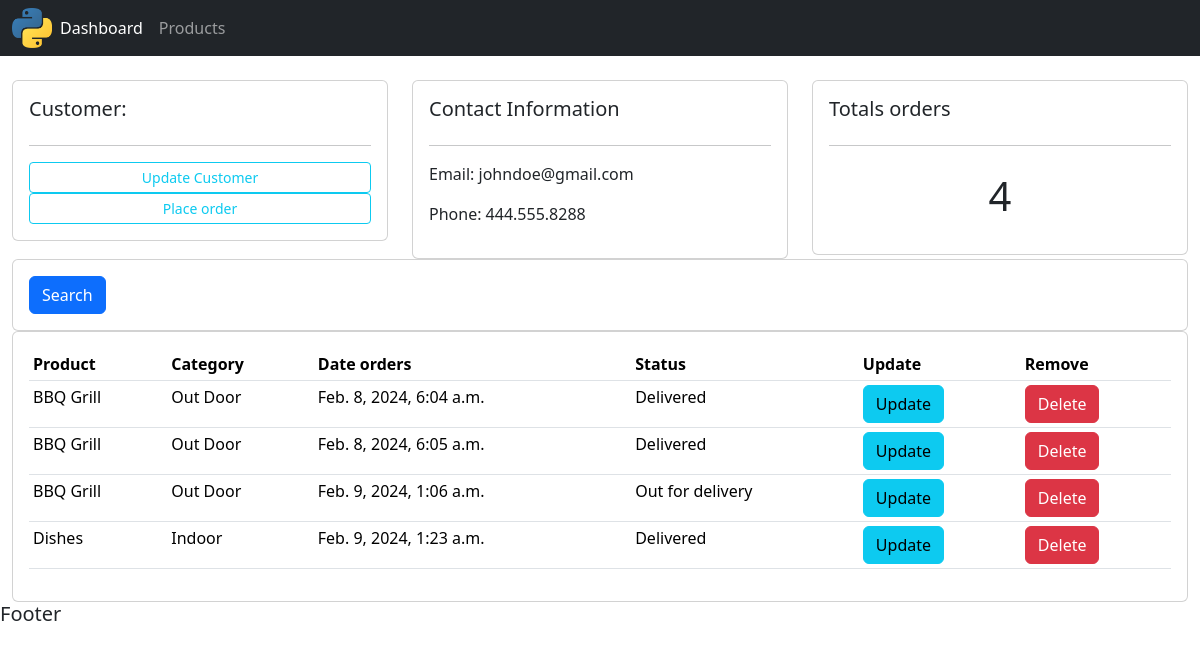
The app's page /customer/1/ with its own data.
### accounts/models.py (models this page shows, shortened)
class Customer(models.Model):
    name = models.CharField(max_length=200, null=True)
    phone = models.CharField(max_length=200, null=True)
    email = models.CharField(max_length=200, null=True)
    date_created = models.DateTimeField(auto_now_add=True, null=True)

class Order(models.Model):
    STATUS = (
        ('Pending', 'Pending'),
        ('Out for delivery', 'Out for delivery'),
        ('Delivered', 'Delivered'),
    )
    customer = models.ForeignKey(Customer, null=True, on_delete= models.SET_NULL)
    product = models.ForeignKey(Product, null=True, on_delete= models.SET_NULL)
    date_created = models.DateTimeField(auto_now_add=True, null=True)
    status = models.CharField(max_length=200, null=True, choices=STATUS)

class Product(models.Model):
    CATEGORY = (
        ('Indoor', 'Indoor'),
        ('Out Door', 'Out Door'),
    )
    name = models.CharField(max_length=200, null=True)
    price = models.FloatField(null=True)
    category = models.CharField(max_length=200, null=True, choices=CATEGORY)
    description = models.CharField(max_length=200, null=True, blank=True)
    date_created = models.DateTimeField(auto_now_add=True, null=True)
    tags = models.ManyToManyField(Tag)
    def __str__(self):
        return self.name

### accounts/views.py (the view)
# urls.py: path('customer/<str:pk>/', views.customer, name="customer"),
def customer(request, pk):
    customer = Customer.objects.get(id=pk)
    orders = customer.order_set.all()
    total_orders = orders.count()
    context = {
        'customer': customer,
        'orders': orders,
        'total_orders': total_orders
    }
    return render(request, 'accounts/customer.html', context)

### accounts/templates/accounts/customer.html
{% extends 'accounts/main.html' %}
{% block content %}
    <div class="row">
        <div class="col-md">
            <div class="card card-body">
                <h5>Customer:</h5>
                <hr>
                <a href="" class="btn btn-outline-info btn-sm btn-block">Update Customer</a>
                <a href="{% url 'create_order' customer.id %}" class="btn btn-outline-info btn-sm btn-block">Place order</a>
            </div>
        </div>
        <div class="col-md">
            <div class="card card-body">
                <h5>Contact Information</h5>
                <hr>
                <p>Email: {{ customer.email }}</p>
                <p>Phone: {{ customer.phone }}</p>
            </div>
        </div>
        <div class="col-md">
            <div class="card card-body">
                <h5>Totals orders </h5>
                <hr>
                <h1 style="text-align: center; padding: 10px;">{{ total_orders }}</h1>
            </div>
        </div>
    </div>
    <div class="row">
        <div class="col">
            <div class="card card-body">
                <form action="" method="GET">
                    <button class="btn btn-primary" type="submit">Search</button>
                </form>
            </div>
        </div>
    </div>
    <div class="row">
        <div class="col">
            <div class="card card-body">
               <table class="table table-sm">
                    <tr>
                        <th>Product</th>
                        <th>Category</th>
                        <th>Date orders</th>
                        <th>Status</th>
                        <th>Update</th>
                        <th>Remove</th>
                    </tr>
                    {% for order in orders %}
                        <tr>
                            <td>{{ order.product }}</td>
                            <td>{{ order.product.category }}</td>
                            <td>{{ order.date_created }}</td>
                            <td>{{ order.status }}</td>
                            <td><a href="{% url 'update_order' order.id %}" class="btn btn-info">Update</a></td>
                            <td><a href="{% url 'delete_order' order.id %}" class="btn btn-danger">Delete</a></td>
                        </tr>
                    {% endfor %}
               </table>
            </div>
        </div>
    </div>
{% endblock %}

### static/styles/main.css (style rules this page uses)
body { background-color: #ebeff5; }

### records on screen
Customer: email "johndoe@gmail.com", phone "444.555.8288"
Order: product "BBQ Grill", product.category "Out Door", date_created "Feb. 8, 2024, 6:04 a.m.", status "Delivered"
Order: product "BBQ Grill", product.category "Out Door", date_created "Feb. 8, 2024, 6:05 a.m.", status "Delivered"
Order: product "BBQ Grill", product.category "Out Door", date_created "Feb. 9, 2024, 1:06 a.m.", status "Out for delivery"
Order: product "Dishes", product.category "Indoor", date_created "Feb. 9, 2024, 1:23 a.m.", status "Delivered"

### other values on screen
{{ total_orders }} "4"
